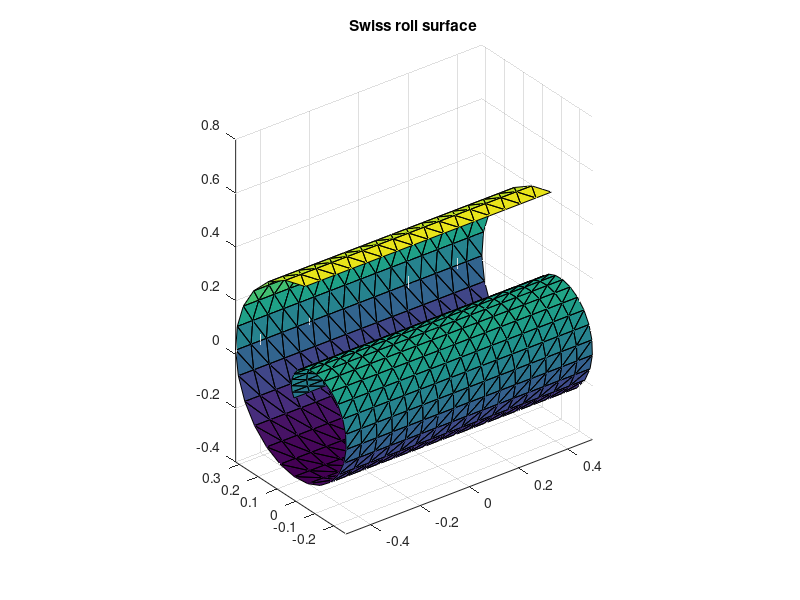

Write the MATLAB code that produced this figure. (Note: this script raises an error after producing the figure.)
% Demonstration of multidimensional scaling 
%
% References:
%
%  [1] A. M. Bronstein, M. M. Bronstein, R. Kimmel, 
%  "Numerical geometry of nonrigid shapes", Springer, 2008.
%
% TOSCA = Toolbox for Surface Comparison and Analysis
% Web: http://tosca.cs.technion.ac.il
% Version: 1.0
%
% (C) Copyright Michael Bronstein, 2008
% All rights reserved.
%
% License:
%
% ANY ACADEMIC USE OF THIS CODE MUST CITE THE ABOVE REFERENCES. 
% ANY COMMERCIAL USE PROHIBITED. PLEASE CONTACT THE AUTHORS FOR 
% LICENSING TERMS. PROTECTED BY INTERNATIONAL INTELLECTUAL PROPERTY 
% LAWS. PATENTS PENDING.

% load and display Swiss roll dataset
load swissroll

figure(1), trisurf(swiss.TRIV,swiss.X,swiss.Y,swiss.Z); axis image;
title('Swiss roll surface');
drawnow

% embed using SMACOF
disp('Embedding the intrinsic geometry of the Swiss roll swiss into R^3 using SMACOF (no acceleration)...')
options.X0 = [swiss.X,swiss.Y,swiss.Z];
options.method = 'smacof';
options.xhistory = 'on';
[X_smacof,hist_smacof] = mds(swiss.D,options);


pause

% show result at each iteration
for k = 1:length(hist_smacof.time),
    figure(2), trisurf(swiss.TRIV,hist_smacof.X{k}(:,1),hist_smacof.X{k}(:,2),hist_smacof.X{k}(:,3)); axis image;
    title(sprintf('Iteration %d, Stress=%g',k,hist_smacof.s(k)));
    drawnow 
    pause(0.25);
end


pause

% plot convergence
figure(3), semilogy(cumsum(hist_smacof.time), hist_smacof.s,'k');
xlabel('CPU time (sec)'); ylabel('stress');
title('Convergence speed');
